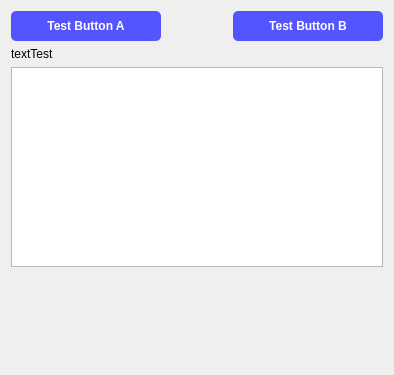
              <widget class="QWidget" name="toolTesting">
               <property name="geometry">
                <rect>
                 <x>0</x>
                 <y>0</y>
                 <width>394</width>
                 <height>375</height>
                </rect>
               </property>
               <attribute name="label">
                <string>Testing</string>
               </attribute>
               <layout class="QVBoxLayout" name="verticalLayout_17">
                <item>
                 <layout class="QHBoxLayout" name="horizontalLayout_10">
                  <item>
                   <widget class="QPushButton" name="buttonTestA">
                    <property name="minimumSize">
                     <size>
                      <width>150</width>
                      <height>30</height>
                     </size>
                    </property>
                    <property name="styleSheet">
                     <string notr="true">QPushButton{	
background-color : rgb(85, 85, 255);
color:rgb(255, 255, 255);
font: 10pt &quot;Segoe UI&quot;;
font: bold;
border-radius: 5px;
}

QPushButton::checked{background-color :rgb(85, 255, 127);}

QPushButton::pressed{background-color :rgb(85, 170, 250);}</string>
                    </property>
                    <property name="text">
                     <string>Test Button A</string>
                    </property>
                   </widget>
                  </item>
                  <item>
                   <spacer name="horizontalSpacer">
                    <property name="orientation">
                     <enum>Qt::Horizontal</enum>
                    </property>
                    <property name="sizeHint" stdset="0">
                     <size>
                      <width>40</width>
                      <height>20</height>
                     </size>
                    </property>
                   </spacer>
                  </item>
                  <item>
                   <widget class="QPushButton" name="buttonTestB">
                    <property name="minimumSize">
                     <size>
                      <width>150</width>
                      <height>30</height>
                     </size>
                    </property>
                    <property name="styleSheet">
                     <string notr="true">QPushButton{	
background-color : rgb(85, 85, 255);
color:rgb(255, 255, 255);
font: 10pt &quot;Segoe UI&quot;;
font: bold;
border-radius: 5px;
}

QPushButton::checked{background-color :rgb(85, 255, 127);}

QPushButton::pressed{background-color :rgb(85, 170, 250);}</string>
                    </property>
                    <property name="text">
                     <string>Test Button B</string>
                    </property>
                   </widget>
                  </item>
                 </layout>
                </item>
                <item>
                 <layout class="QVBoxLayout" name="verticalLayout_16">
                  <item>
                   <widget class="QLabel" name="labelTest">
                    <property name="text">
                     <string>textTest</string>
                    </property>
                   </widget>
                  </item>
                  <item>
                   <widget class="QTextBrowser" name="textTestA">
                    <property name="minimumSize">
                     <size>
                      <width>0</width>
                      <height>200</height>
                     </size>
                    </property>
                   </widget>
                  </item>
                 </layout>
                </item>
                <item>
                 <spacer name="verticalSpacer_8">
                  <property name="orientation">
                   <enum>Qt::Vertical</enum>
                  </property>
                  <property name="sizeHint" stdset="0">
                   <size>
                    <width>20</width>
                    <height>85</height>
                   </size>
                  </property>
                 </spacer>
                </item>
               </layout>
              </widget>
